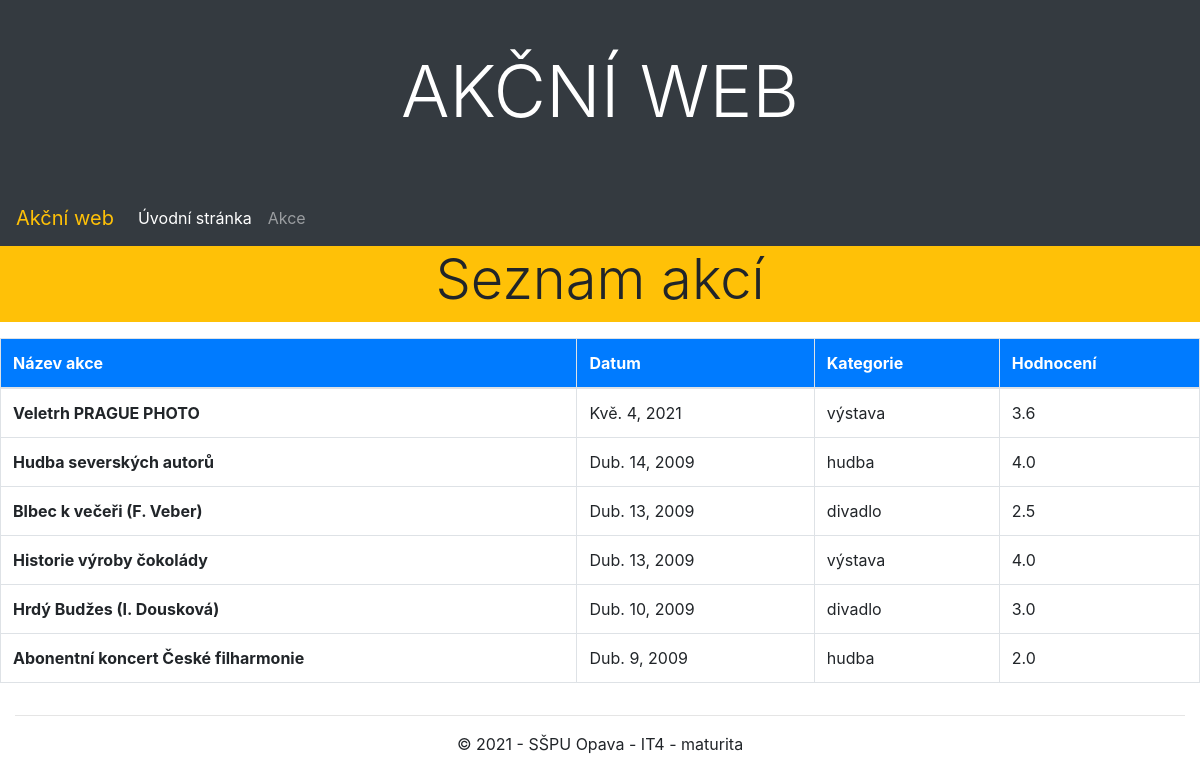
Screenshot of /akce/list with the database file from the repository.
### akce/models.py (models this page shows, shortened)
class Akce(models.Model):
    nazev = models.CharField(max_length=200, verbose_name="Název akce")
    datum = models.DateField(blank=True, null=True, help_text="Zadejte datum ve formátu: <em>YYYY-MM-DD</em>.",
                             verbose_name="Datum konání akce")
    popis = models.TextField(blank=True, null=True, verbose_name="Podrobnější popis akce")
    KATEGORIE = (
        ('divadlo', 'Divadlo'),
        ('hudba', 'Hudba'),
        ('kino', 'Kino'),
        ('výstava', 'Výstava'),
    )
    kategorie = models.CharField(max_length=10, choices=KATEGORIE, blank=True, default='hudba', help_text='Vyberte kategorii akce',
                                verbose_name="Kategorie akce")
    hodnoceni = models.FloatField(default=5.0,
                             validators=[MinValueValidator(1.0), MaxValueValidator(5.0)],
                             null=True,
                             help_text="Zadejte hodnocení v rozsahu (range 1.0 - 5.0)",
                             verbose_name="Hodnocení")
    class Meta:
        ordering = ["-datum", "nazev"]

### akce/views.py (the view)
# urls.py: path('list', views.AkceListView.as_view(), name='list'),
class AkceListView(ListView):
    model = Akce
    template_name = 'list.html'
    context_object_name = 'seznam_akci'

### akce/templates/list.html
{% extends "base.html" %}
{% block content %}
<div class="row mb-3">
    <div class="col-sm-12 bg-warning">
        <h2 class="display-4 text-center">Seznam akcí</h2>
    </div>
</div>
<div class="row">
    <table class="table table-bordered">
        <thead class="bg-primary text-white">
            <tr><th>Název akce</th><th>Datum</th><th>Kategorie</th><th>Hodnocení</th></tr>
        </thead>
        <tbody>
    {% for akce in seznam_akci %}
        <tr><td><b>{{ akce.nazev }}</b></td><td>{{ akce.datum }}</td><td>{{ akce.kategorie }}</td><td>{{ akce.hodnoceni }}</td></tr>
    {% endfor %}
        </tbody>
    </table>
</div>
{% endblock %}

### akce/templates/base.html (shortened to what this page needs)
<!DOCTYPE html>
<html lang="cs">
<head>
    {% load static %}
    <link rel="stylesheet" href="{% static 'bootstrap/bootstrap.min.css' %}">
    <link rel="stylesheet" href="{% static 'css/styles.css' %}">
</head>
<body>
    <header>
    {% block header %}
        {% include "page/header.html" %}
    {% endblock %}
    </header>
    {% block navbar %}
        {% include "page/navbar.html" %}
    {% endblock %}
    <main class="container-fluid">
    {% block content %}{% endblock %}
    </main>
    <footer class="container-fluid">
    {% block footer %}
        {% include "page/footer.html" %}
    {% endblock %}
    </footer>
</body>
</html>

### akce/templates/page/header.html
    <div class="jumbotron-fluid p-5 text-center bg-dark">
        <h1 class="text-white text-uppercase display-3">Akční web</h1>
    </div>

### akce/templates/page/navbar.html (shortened to what this page needs)
    <nav class="navbar navbar-expand-md bg-dark navbar-dark">
      <a class="navbar-brand text-warning" href="#">Akční web</a>
      <div class="collapse navbar-collapse" id="collapsibleNavbar">
        <ul class="navbar-nav mr-auto">
          <li class="nav-item">
            <a class="nav-link active" href="{% url 'index' %}">Úvodní stránka</a>
          </li>
          <li class="nav-item">
            <a class="nav-link" href="#">Akce</a>
          </li>
         </ul>
      </div>
    </nav>

### akce/templates/page/footer.html
<div class="text-center">
    <hr>
    <p>&copy; 2021 - SŠPU Opava - IT4 - maturita</p>
</div>

### rows the page displays
Akce: nazev "Veletrh PRAGUE PHOTO", datum "Kvě. 4, 2021", kategorie "výstava", hodnoceni "3.6"
Akce: nazev "Hudba severských autorů", datum "Dub. 14, 2009", kategorie "hudba", hodnoceni "4.0"
Akce: nazev "Blbec k večeři (F. Veber)", datum "Dub. 13, 2009", kategorie "divadlo", hodnoceni "2.5"
Akce: nazev "Historie výroby čokolády", datum "Dub. 13, 2009", kategorie "výstava", hodnoceni "4.0"
Akce: nazev "Hrdý Budžes (I. Dousková)", datum "Dub. 10, 2009", kategorie "divadlo", hodnoceni "3.0"
Akce: nazev "Abonentní koncert České filharmonie", datum "Dub. 9, 2009", kategorie "hudba", hodnoceni "2.0"
